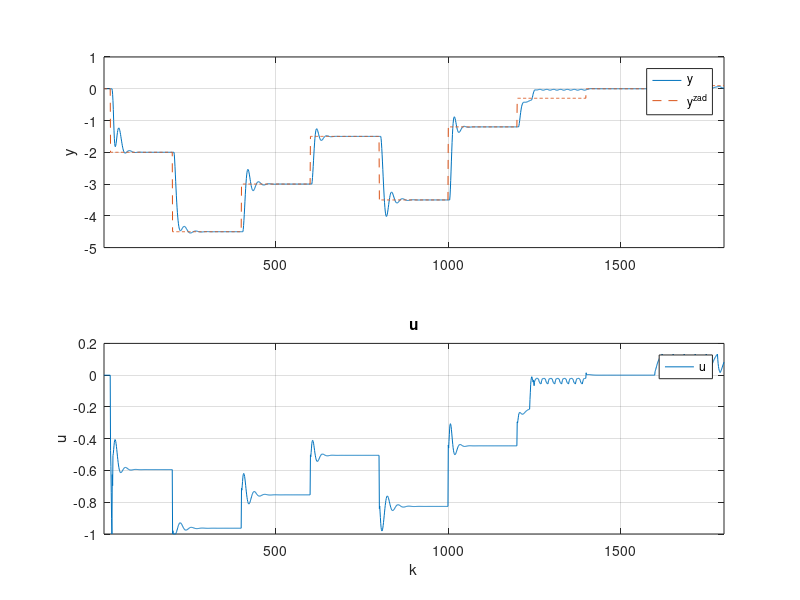

Write the MATLAB code that produced this figure. (Note: this script raises an error after producing the figure.)
addpath('../../../../../../matlab2tikz-master/src/');
outputFile = '../z5PID5.tex';

y = dlmread('y.csv','\t');
yzad = dlmread('y_zad.csv','\t');
%y2 = dlmread('y3.csv','\t');
%y3 = dlmread('y4.csv','\t');
%y4 = dlmread('y5.csv','\t');
u = dlmread('u.csv','\t');

%%z = dlmread('zad6_z_best_nie_licz_zakl.csv','\t');
x = 1:length(u);

figure(1);


subplot(2,1, 1);
hold on;
plot(x,y);
plot(x,yzad, '--');
%plot(x,y2);
%plot(x,y3);
%plot(x,y4);
xlim([min(x) max(x)]);
%title('y');
%xlabel('k');
ylabel('y');
legend('y','y^{zad}', 'Location', 'NorthEast');
%ylim([floor(min(y)) ceil(0.5+max(y))]);
grid on;
box on;

 subplot(2,1, 2);
 hold on;
 %stairs(x,u);
 plot(x,u);
 %plot(x,u1);
% plot(x,u2);
% plot(x,u3);
% plot(x,u4);
 xlim([min(x) max(x)]);
 title('u');
xlabel('k');
 ylabel('u');
 legend('u', 'Location', 'NorthEast');
 grid on;
 box on;

% subplot(3,1, 3);
% hold on;
% stairs(x,z);
% xlim([min(x) max(x)]);
% %title('z');
% xlabel('k');
% ylabel('z');
% legend('z', 'Location', 'NorthEast');
% grid on;
% box on;

% dwie linijki poni�ej zapewniaj� poprawne ustawienie wykresu w pdf-ie
% oraz pozwalaj� nazwa� wykres pod spodem
%beforeFigure = [sprintf('\\begin{figure}[H] \n\\centering')];
%afterFigure = [sprintf('\\caption{%s}\n\\end{figure}', title)];

matlab2tikz(outputFile, ...
    'showInfo', false, ...
    'encoding', 'UTF-8');
%    'extraCode', beforeFigure, ...
%    'extraCodeAtEnd', afterFigure);
hold off;
%close(1)
